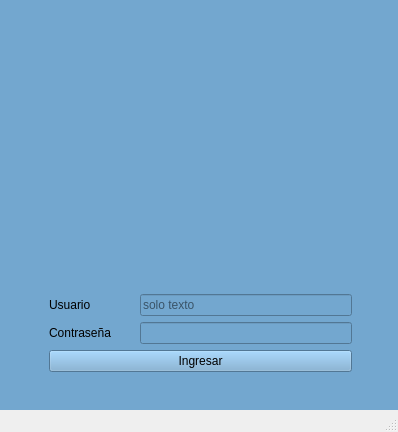
<?xml version="1.0" encoding="UTF-8"?>
<ui version="4.0">
 <class>MainWindow</class>
 <widget class="QMainWindow" name="MainWindow">
  <property name="geometry">
   <rect>
    <x>0</x>
    <y>0</y>
    <width>398</width>
    <height>432</height>
   </rect>
  </property>
  <property name="windowTitle">
   <string>MainWindow</string>
  </property>
  <widget class="QWidget" name="login">
   <property name="styleSheet">
    <string notr="true">background-color: rgb(115, 167, 207);</string>
   </property>
   <widget class="QWidget" name="gridLayoutWidget">
    <property name="geometry">
     <rect>
      <x>10</x>
      <y>10</y>
      <width>381</width>
      <height>401</height>
     </rect>
    </property>
    <layout class="QGridLayout" name="gridLayout">
     <property name="leftMargin">
      <number>9</number>
     </property>
     <property name="topMargin">
      <number>9</number>
     </property>
     <property name="rightMargin">
      <number>9</number>
     </property>
     <property name="bottomMargin">
      <number>9</number>
     </property>
     <item row="0" column="0">
      <layout class="QVBoxLayout" name="verticalLayout" stretch="5,1,1,1">
       <property name="spacing">
        <number>6</number>
       </property>
       <property name="leftMargin">
        <number>30</number>
       </property>
       <property name="topMargin">
        <number>30</number>
       </property>
       <property name="rightMargin">
        <number>30</number>
       </property>
       <property name="bottomMargin">
        <number>30</number>
       </property>
       <item>
        <widget class="QLabel" name="label_3">
         <property name="styleSheet">
          <string notr="true">image: url(:/Imagenes/login.png);</string>
         </property>
         <property name="text">
          <string/>
         </property>
        </widget>
       </item>
       <item>
        <layout class="QHBoxLayout" name="horizontalLayout" stretch="2,5">
         <item>
          <widget class="QLabel" name="label">
           <property name="text">
            <string>Usuario</string>
           </property>
          </widget>
         </item>
         <item>
          <widget class="QLineEdit" name="inUser">
           <property name="palette">
            <palette>
             <active>
              <colorrole role="WindowText">
               <brush brushstyle="SolidPattern">
                <color alpha="255">
                 <red>0</red>
                 <green>0</green>
                 <blue>0</blue>
                </color>
               </brush>
              </colorrole>
              <colorrole role="Button">
               <brush brushstyle="SolidPattern">
                <color alpha="255">
                 <red>255</red>
                 <green>255</green>
                 <blue>255</blue>
                </color>
               </brush>
              </colorrole>
              <colorrole role="Light">
               <brush brushstyle="SolidPattern">
                <color alpha="255">
                 <red>255</red>
                 <green>255</green>
                 <blue>255</blue>
                </color>
               </brush>
              </colorrole>
              <colorrole role="Midlight">
               <brush brushstyle="SolidPattern">
                <color alpha="255">
                 <red>255</red>
                 <green>255</green>
                 <blue>255</blue>
                </color>
               </brush>
              </colorrole>
              <colorrole role="Dark">
               <brush brushstyle="SolidPattern">
                <color alpha="255">
                 <red>127</red>
                 <green>127</green>
                 <blue>127</blue>
                </color>
               </brush>
              </colorrole>
              <colorrole role="Mid">
               <brush brushstyle="SolidPattern">
                <color alpha="255">
                 <red>170</red>
                 <green>170</green>
                 <blue>170</blue>
                </color>
               </brush>
              </colorrole>
              <colorrole role="Text">
               <brush brushstyle="SolidPattern">
                <color alpha="255">
                 <red>0</red>
                 <green>0</green>
                 <blue>0</blue>
                </color>
               </brush>
              </colorrole>
              <colorrole role="BrightText">
               <brush brushstyle="SolidPattern">
                <color alpha="255">
                 <red>255</red>
                 <green>255</green>
                 <blue>255</blue>
                </color>
               </brush>
              </colorrole>
              <colorrole role="ButtonText">
               <brush brushstyle="SolidPattern">
                <color alpha="255">
                 <red>0</red>
                 <green>0</green>
                 <blue>0</blue>
                </color>
               </brush>
              </colorrole>
              <colorrole role="Base">
               <brush brushstyle="SolidPattern">
                <color alpha="255">
                 <red>255</red>
                 <green>255</green>
                 <blue>255</blue>
                </color>
               </brush>
              </colorrole>
              <colorrole role="Window">
               <brush brushstyle="SolidPattern">
                <color alpha="255">
                 <red>255</red>
                 <green>255</green>
                 <blue>255</blue>
                </color>
               </brush>
              </colorrole>
              <colorrole role="Shadow">
               <brush brushstyle="SolidPattern">
                <color alpha="255">
                 <red>0</red>
                 <green>0</green>
                 <blue>0</blue>
                </color>
               </brush>
              </colorrole>
              <colorrole role="AlternateBase">
               <brush brushstyle="SolidPattern">
                <color alpha="255">
                 <red>255</red>
                 <green>255</green>
                 <blue>255</blue>
                </color>
               </brush>
              </colorrole>
              <colorrole role="ToolTipBase">
               <brush brushstyle="SolidPattern">
                <color alpha="255">
                 <red>255</red>
                 <green>255</green>
                 <blue>220</blue>
                </color>
               </brush>
              </colorrole>
              <colorrole role="ToolTipText">
               <brush brushstyle="SolidPattern">
                <color alpha="255">
                 <red>0</red>
                 <green>0</green>
                 <blue>0</blue>
                </color>
               </brush>
              </colorrole>
              <colorrole role="PlaceholderText">
               <brush brushstyle="SolidPattern">
                <color alpha="127">
                 <red>0</red>
                 <green>0</green>
                 <blue>0</blue>
                </color>
               </brush>
              </colorrole>
              <colorrole role="Accent">
               <brush brushstyle="SolidPattern">
                <color alpha="255">
                 <red>255</red>
                 <green>255</green>
                 <blue>255</blue>
                </color>
               </brush>
              </colorrole>
             </active>
             <inactive>
              <colorrole role="WindowText">
               <brush brushstyle="SolidPattern">
                <color alpha="255">
                 <red>0</red>
                 <green>0</green>
                 <blue>0</blue>
                </color>
               </brush>
              </colorrole>
              <colorrole role="Button">
               <brush brushstyle="SolidPattern">
                <color alpha="255">
                 <red>255</red>
                 <green>255</green>
                 <blue>255</blue>
                </color>
               </brush>
              </colorrole>
              <colorrole role="Light">
               <brush brushstyle="SolidPattern">
                <color alpha="255">
                 <red>255</red>
                 <green>255</green>
                 <blue>255</blue>
                </color>
               </brush>
              </colorrole>
              <colorrole role="Midlight">
               <brush brushstyle="SolidPattern">
                <color alpha="255">
                 <red>255</red>
                 <green>255</green>
                 <blue>255</blue>
                </color>
               </brush>
              </colorrole>
              <colorrole role="Dark">
               <brush brushstyle="SolidPattern">
                <color alpha="255">
                 <red>127</red>
                 <green>127</green>
                 <blue>127</blue>
                </color>
               </brush>
              </colorrole>
              <colorrole role="Mid">
               <brush brushstyle="SolidPattern">
                <color alpha="255">
                 <red>170</red>
                 <green>170</green>
                 <blue>170</blue>
                </color>
               </brush>
              </colorrole>
              <colorrole role="Text">
               <brush brushstyle="SolidPattern">
                <color alpha="255">
                 <red>0</red>
                 <green>0</green>
                 <blue>0</blue>
                </color>
               </brush>
              </colorrole>
              <colorrole role="BrightText">
               <brush brushstyle="SolidPattern">
                <color alpha="255">
                 <red>255</red>
                 <green>255</green>
                 <blue>255</blue>
                </color>
               </brush>
              </colorrole>
              <colorrole role="ButtonText">
               <brush brushstyle="SolidPattern">
                <color alpha="255">
                 <red>0</red>
                 <green>0</green>
                 <blue>0</blue>
                </color>
               </brush>
              </colorrole>
              <colorrole role="Base">
               <brush brushstyle="SolidPattern">
                <color alpha="255">
                 <red>255</red>
                 <green>255</green>
                 <blue>255</blue>
                </color>
               </brush>
              </colorrole>
              <colorrole role="Window">
               <brush brushstyle="SolidPattern">
                <color alpha="255">
                 <red>255</red>
                 <green>255</green>
                 <blue>255</blue>
                </color>
               </brush>
              </colorrole>
              <colorrole role="Shadow">
               <brush brushstyle="SolidPattern">
                <color alpha="255">
                 <red>0</red>
                 <green>0</green>
                 <blue>0</blue>
                </color>
               </brush>
              </colorrole>
              <colorrole role="AlternateBase">
               <brush brushstyle="SolidPattern">
                <color alpha="255">
                 <red>255</red>
                 <green>255</green>
                 <blue>255</blue>
                </color>
               </brush>
              </colorrole>
              <colorrole role="ToolTipBase">
               <brush brushstyle="SolidPattern">
                <color alpha="255">
                 <red>255</red>
                 <green>255</green>
                 <blue>220</blue>
                </color>
               </brush>
              </colorrole>
              <colorrole role="ToolTipText">
               <brush brushstyle="SolidPattern">
                <color alpha="255">
                 <red>0</red>
                 <green>0</green>
                 <blue>0</blue>
                </color>
               </brush>
              </colorrole>
              <colorrole role="PlaceholderText">
               <brush brushstyle="SolidPattern">
                <color alpha="127">
                 <red>0</red>
                 <green>0</green>
                 <blue>0</blue>
                </color>
               </brush>
              </colorrole>
              <colorrole role="Accent">
               <brush brushstyle="SolidPattern">
                <color alpha="255">
                 <red>255</red>
                 <green>255</green>
                 <blue>255</blue>
                </color>
               </brush>
              </colorrole>
             </inactive>
             <disabled>
              <colorrole role="WindowText">
               <brush brushstyle="SolidPattern">
                <color alpha="255">
                 <red>127</red>
                 <green>127</green>
                 <blue>127</blue>
                </color>
               </brush>
              </colorrole>
              <colorrole role="Button">
               <brush brushstyle="SolidPattern">
                <color alpha="255">
                 <red>255</red>
                 <green>255</green>
                 <blue>255</blue>
                </color>
               </brush>
              </colorrole>
              <colorrole role="Light">
               <brush brushstyle="SolidPattern">
                <color alpha="255">
                 <red>255</red>
                 <green>255</green>
                 <blue>255</blue>
                </color>
               </brush>
              </colorrole>
              <colorrole role="Midlight">
               <brush brushstyle="SolidPattern">
                <color alpha="255">
                 <red>255</red>
                 <green>255</green>
                 <blue>255</blue>
                </color>
               </brush>
              </colorrole>
              <colorrole role="Dark">
               <brush brushstyle="SolidPattern">
                <color alpha="255">
                 <red>127</red>
                 <green>127</green>
                 <blue>127</blue>
                </color>
               </brush>
              </colorrole>
              <colorrole role="Mid">
               <brush brushstyle="SolidPattern">
                <color alpha="255">
                 <red>170</red>
                 <green>170</green>
                 <blue>170</blue>
                </color>
               </brush>
              </colorrole>
              <colorrole role="Text">
               <brush brushstyle="SolidPattern">
                <color alpha="255">
                 <red>127</red>
                 <green>127</green>
                 <blue>127</blue>
                </color>
               </brush>
              </colorrole>
              <colorrole role="BrightText">
               <brush brushstyle="SolidPattern">
                <color alpha="255">
                 <red>255</red>
                 <green>255</green>
                 <blue>255</blue>
                </color>
               </brush>
              </colorrole>
              <colorrole role="ButtonText">
               <brush brushstyle="SolidPattern">
                <color alpha="255">
                 <red>127</red>
                 <green>127</green>
                 <blue>127</blue>
                </color>
               </brush>
              </colorrole>
              <colorrole role="Base">
               <brush brushstyle="SolidPattern">
                <color alpha="255">
                 <red>255</red>
                 <green>255</green>
                 <blue>255</blue>
                </color>
               </brush>
              </colorrole>
              <colorrole role="Window">
               <brush brushstyle="SolidPattern">
                <color alpha="255">
                 <red>255</red>
                 <green>255</green>
                 <blue>255</blue>
                </color>
               </brush>
              </colorrole>
              <colorrole role="Shadow">
               <brush brushstyle="SolidPattern">
                <color alpha="255">
                 <red>0</red>
                 <green>0</green>
                 <blue>0</blue>
                </color>
               </brush>
              </colorrole>
              <colorrole role="AlternateBase">
               <brush brushstyle="SolidPattern">
                <color alpha="255">
                 <red>255</red>
                 <green>255</green>
                 <blue>255</blue>
                </color>
               </brush>
              </colorrole>
              <colorrole role="ToolTipBase">
               <brush brushstyle="SolidPattern">
                <color alpha="255">
                 <red>255</red>
                 <green>255</green>
                 <blue>220</blue>
                </color>
               </brush>
              </colorrole>
              <colorrole role="ToolTipText">
               <brush brushstyle="SolidPattern">
                <color alpha="255">
                 <red>0</red>
                 <green>0</green>
                 <blue>0</blue>
                </color>
               </brush>
              </colorrole>
              <colorrole role="PlaceholderText">
               <brush brushstyle="SolidPattern">
                <color alpha="127">
                 <red>127</red>
                 <green>127</green>
                 <blue>127</blue>
                </color>
               </brush>
              </colorrole>
              <colorrole role="Accent">
               <brush brushstyle="SolidPattern">
                <color alpha="255">
                 <red>255</red>
                 <green>255</green>
                 <blue>255</blue>
                </color>
               </brush>
              </colorrole>
             </disabled>
            </palette>
           </property>
           <property name="mouseTracking">
            <bool>false</bool>
           </property>
           <property name="placeholderText">
            <string>solo texto</string>
           </property>
           <property name="clearButtonEnabled">
            <bool>true</bool>
           </property>
          </widget>
         </item>
        </layout>
       </item>
       <item>
        <layout class="QHBoxLayout" name="horizontalLayout_2" stretch="2,5">
         <item>
          <widget class="QLabel" name="label_2">
           <property name="text">
            <string>Contraseña</string>
           </property>
          </widget>
         </item>
         <item>
          <widget class="QLineEdit" name="inPsw">
           <property name="mouseTracking">
            <bool>false</bool>
           </property>
           <property name="clearButtonEnabled">
            <bool>true</bool>
           </property>
          </widget>
         </item>
        </layout>
       </item>
       <item>
        <widget class="QPushButton" name="btnIngresar">
         <property name="text">
          <string>Ingresar</string>
         </property>
        </widget>
       </item>
      </layout>
     </item>
    </layout>
   </widget>
  </widget>
  <widget class="QStatusBar" name="statusbar"/>
 </widget>
 <resources/>
 <connections/>
</ui>
